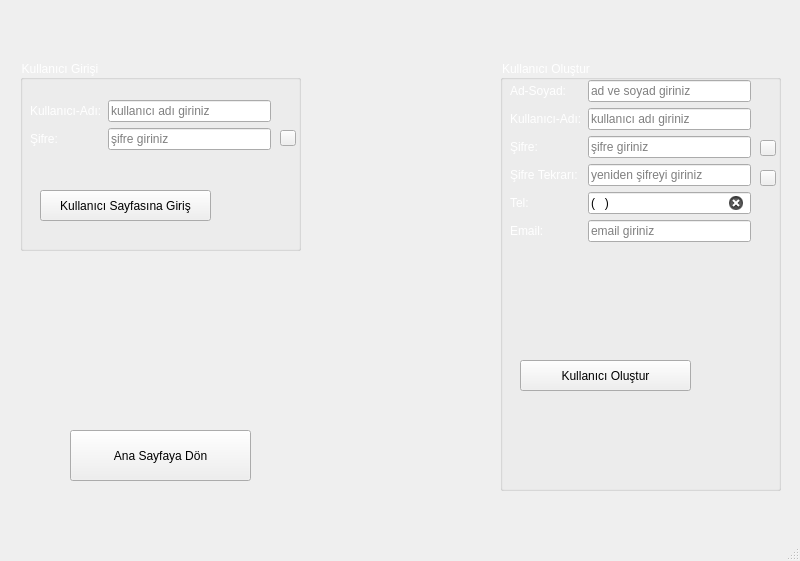
<?xml version="1.0" encoding="UTF-8"?>
<ui version="4.0">
 <class>KullaniciPaneli</class>
 <widget class="QMainWindow" name="KullaniciPaneli">
  <property name="geometry">
   <rect>
    <x>0</x>
    <y>0</y>
    <width>800</width>
    <height>561</height>
   </rect>
  </property>
  <property name="windowTitle">
   <string>Kullanıcı Paneli</string>
  </property>
  <property name="windowIcon">
   <iconset resource="anasayfa.qrc">
    <normaloff>:/icon/icon2.png</normaloff>:/icon/icon2.png</iconset>
  </property>
  <property name="styleSheet">
   <string notr="true">#centralwidget{
border-image: url(:/arkaplan/arkaplan2.jpg);
}</string>
  </property>
  <widget class="QWidget" name="centralwidget">
   <widget class="QGroupBox" name="groupBox">
    <property name="geometry">
     <rect>
      <x>500</x>
      <y>60</y>
      <width>281</width>
      <height>431</height>
     </rect>
    </property>
    <property name="styleSheet">
     <string notr="true">color: rgb(255, 255, 255);</string>
    </property>
    <property name="title">
     <string>Kullanıcı Oluştur</string>
    </property>
    <property name="flat">
     <bool>false</bool>
    </property>
    <property name="checkable">
     <bool>false</bool>
    </property>
    <widget class="QWidget" name="formLayoutWidget">
     <property name="geometry">
      <rect>
       <x>10</x>
       <y>20</y>
       <width>241</width>
       <height>261</height>
      </rect>
     </property>
     <layout class="QFormLayout" name="formLayout">
      <item row="1" column="0">
       <widget class="QLabel" name="label_3">
        <property name="text">
         <string>Ad-Soyad:</string>
        </property>
       </widget>
      </item>
      <item row="1" column="1">
       <widget class="QLineEdit" name="lineEdit_1">
        <property name="styleSheet">
         <string notr="true">color: rgb(0, 0, 0);</string>
        </property>
        <property name="placeholderText">
         <string>ad ve soyad giriniz</string>
        </property>
        <property name="clearButtonEnabled">
         <bool>true</bool>
        </property>
       </widget>
      </item>
      <item row="2" column="0">
       <widget class="QLabel" name="label_8">
        <property name="text">
         <string>Kullanıcı-Adı:</string>
        </property>
       </widget>
      </item>
      <item row="2" column="1">
       <widget class="QLineEdit" name="lineEdit_2">
        <property name="styleSheet">
         <string notr="true">color: rgb(0, 0, 0);</string>
        </property>
        <property name="placeholderText">
         <string>kullanıcı adı giriniz </string>
        </property>
        <property name="clearButtonEnabled">
         <bool>true</bool>
        </property>
       </widget>
      </item>
      <item row="3" column="0">
       <widget class="QLabel" name="label_1">
        <property name="text">
         <string>Şifre:</string>
        </property>
       </widget>
      </item>
      <item row="3" column="1">
       <widget class="QLineEdit" name="lineEdit_4">
        <property name="styleSheet">
         <string notr="true">color: rgb(0, 0, 0);</string>
        </property>
        <property name="echoMode">
         <enum>QLineEdit::Password</enum>
        </property>
        <property name="placeholderText">
         <string>şifre giriniz</string>
        </property>
        <property name="clearButtonEnabled">
         <bool>true</bool>
        </property>
       </widget>
      </item>
      <item row="4" column="0">
       <widget class="QLabel" name="label_2">
        <property name="text">
         <string>Şifre Tekrarı:</string>
        </property>
       </widget>
      </item>
      <item row="4" column="1">
       <widget class="QLineEdit" name="lineEdit_3">
        <property name="toolTip">
         <string>şifre</string>
        </property>
        <property name="autoFillBackground">
         <bool>false</bool>
        </property>
        <property name="styleSheet">
         <string notr="true">color: rgb(0, 0, 0);</string>
        </property>
        <property name="echoMode">
         <enum>QLineEdit::Password</enum>
        </property>
        <property name="placeholderText">
         <string>yeniden şifreyi giriniz</string>
        </property>
        <property name="clearButtonEnabled">
         <bool>true</bool>
        </property>
       </widget>
      </item>
      <item row="5" column="0">
       <widget class="QLabel" name="label_7">
        <property name="text">
         <string>Tel:</string>
        </property>
       </widget>
      </item>
      <item row="5" column="1">
       <widget class="QLineEdit" name="lineEdit_5">
        <property name="styleSheet">
         <string notr="true">color: rgb(0, 0, 0);</string>
        </property>
        <property name="inputMask">
         <string>(999) 999 99 99</string>
        </property>
        <property name="placeholderText">
         <string/>
        </property>
        <property name="clearButtonEnabled">
         <bool>true</bool>
        </property>
       </widget>
      </item>
      <item row="6" column="0">
       <widget class="QLabel" name="label_4">
        <property name="text">
         <string>Email:</string>
        </property>
       </widget>
      </item>
      <item row="6" column="1">
       <widget class="QLineEdit" name="lineEdit_6">
        <property name="styleSheet">
         <string notr="true">color: rgb(0, 0, 0);</string>
        </property>
        <property name="placeholderText">
         <string>email giriniz</string>
        </property>
        <property name="clearButtonEnabled">
         <bool>true</bool>
        </property>
       </widget>
      </item>
      <item row="7" column="0">
       <widget class="QLabel" name="label_5">
        <property name="text">
         <string/>
        </property>
       </widget>
      </item>
     </layout>
    </widget>
    <widget class="QPushButton" name="pushButton">
     <property name="geometry">
      <rect>
       <x>20</x>
       <y>300</y>
       <width>171</width>
       <height>31</height>
      </rect>
     </property>
     <property name="styleSheet">
      <string notr="true">color: rgb(0, 0, 0);</string>
     </property>
     <property name="text">
      <string>Kullanıcı Oluştur</string>
     </property>
     <property name="icon">
      <iconset resource="anasayfa.qrc">
       <normaloff>:/icon/icon2.png</normaloff>:/icon/icon2.png</iconset>
     </property>
    </widget>
    <widget class="QPushButton" name="pushButton_4">
     <property name="geometry">
      <rect>
       <x>260</x>
       <y>80</y>
       <width>16</width>
       <height>16</height>
      </rect>
     </property>
     <property name="text">
      <string/>
     </property>
     <property name="iconSize">
      <size>
       <width>5</width>
       <height>5</height>
      </size>
     </property>
    </widget>
    <widget class="QPushButton" name="pushButton_5">
     <property name="geometry">
      <rect>
       <x>260</x>
       <y>110</y>
       <width>16</width>
       <height>16</height>
      </rect>
     </property>
     <property name="text">
      <string/>
     </property>
     <property name="iconSize">
      <size>
       <width>5</width>
       <height>5</height>
      </size>
     </property>
    </widget>
   </widget>
   <widget class="QGroupBox" name="groupBox_2">
    <property name="geometry">
     <rect>
      <x>20</x>
      <y>60</y>
      <width>281</width>
      <height>191</height>
     </rect>
    </property>
    <property name="styleSheet">
     <string notr="true">color: rgb(255, 255, 255);</string>
    </property>
    <property name="title">
     <string>Kullanıcı Girişi</string>
    </property>
    <property name="flat">
     <bool>false</bool>
    </property>
    <property name="checkable">
     <bool>false</bool>
    </property>
    <widget class="QWidget" name="formLayoutWidget_2">
     <property name="geometry">
      <rect>
       <x>10</x>
       <y>40</y>
       <width>241</width>
       <height>91</height>
      </rect>
     </property>
     <layout class="QFormLayout" name="formLayout_2">
      <item row="1" column="0">
       <widget class="QLabel" name="label_11">
        <property name="text">
         <string>Kullanıcı-Adı:</string>
        </property>
       </widget>
      </item>
      <item row="1" column="1">
       <widget class="QLineEdit" name="lineEdit_8">
        <property name="styleSheet">
         <string notr="true">color: rgb(0, 0, 0);</string>
        </property>
        <property name="placeholderText">
         <string>kullanıcı adı giriniz </string>
        </property>
        <property name="clearButtonEnabled">
         <bool>true</bool>
        </property>
       </widget>
      </item>
      <item row="2" column="0">
       <widget class="QLabel" name="label_12">
        <property name="text">
         <string>Şifre:</string>
        </property>
       </widget>
      </item>
      <item row="2" column="1">
       <widget class="QLineEdit" name="lineEdit_10">
        <property name="styleSheet">
         <string notr="true">color: rgb(0, 0, 0);</string>
        </property>
        <property name="echoMode">
         <enum>QLineEdit::Password</enum>
        </property>
        <property name="placeholderText">
         <string>şifre giriniz</string>
        </property>
        <property name="clearButtonEnabled">
         <bool>true</bool>
        </property>
       </widget>
      </item>
      <item row="3" column="0">
       <widget class="QLabel" name="label_9">
        <property name="text">
         <string/>
        </property>
       </widget>
      </item>
     </layout>
    </widget>
    <widget class="QPushButton" name="pushButton_2">
     <property name="geometry">
      <rect>
       <x>20</x>
       <y>130</y>
       <width>171</width>
       <height>31</height>
      </rect>
     </property>
     <property name="styleSheet">
      <string notr="true">color: rgb(0, 0, 0);</string>
     </property>
     <property name="text">
      <string>Kullanıcı Sayfasına Giriş</string>
     </property>
     <property name="icon">
      <iconset resource="anasayfa.qrc">
       <normaloff>:/icon/icon2.png</normaloff>:/icon/icon2.png</iconset>
     </property>
    </widget>
    <widget class="QPushButton" name="pushButton_6">
     <property name="geometry">
      <rect>
       <x>260</x>
       <y>70</y>
       <width>16</width>
       <height>16</height>
      </rect>
     </property>
     <property name="text">
      <string/>
     </property>
     <property name="iconSize">
      <size>
       <width>5</width>
       <height>5</height>
      </size>
     </property>
    </widget>
   </widget>
   <widget class="QPushButton" name="pushButton_3">
    <property name="geometry">
     <rect>
      <x>70</x>
      <y>430</y>
      <width>181</width>
      <height>51</height>
     </rect>
    </property>
    <property name="text">
     <string>Ana Sayfaya Dön</string>
    </property>
    <property name="icon">
     <iconset resource="anasayfa.qrc">
      <normaloff>:/icon/icon3.png</normaloff>:/icon/icon3.png</iconset>
    </property>
   </widget>
  </widget>
  <widget class="QMenuBar" name="menubar">
   <property name="geometry">
    <rect>
     <x>0</x>
     <y>0</y>
     <width>800</width>
     <height>26</height>
    </rect>
   </property>
  </widget>
  <widget class="QStatusBar" name="statusbar"/>
 </widget>
 <resources>
  <include location="anasayfa.qrc"/>
 </resources>
 <connections/>
</ui>
